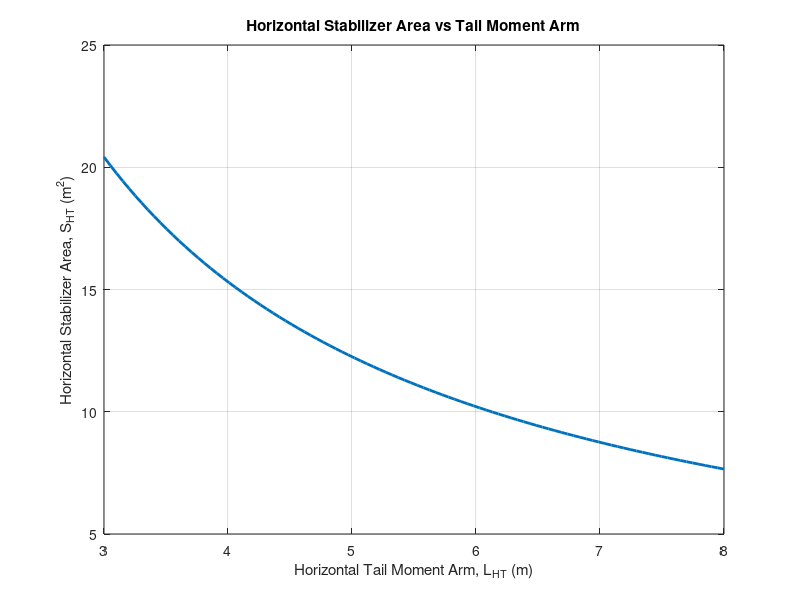
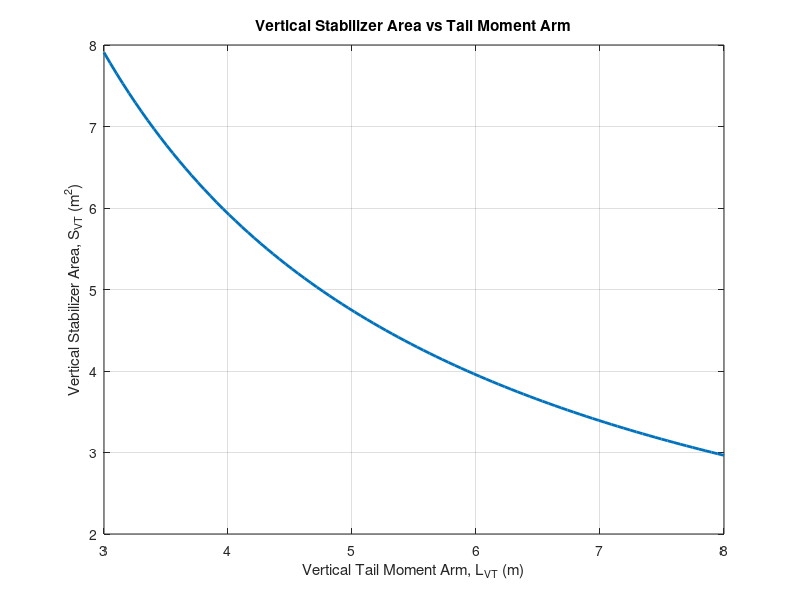
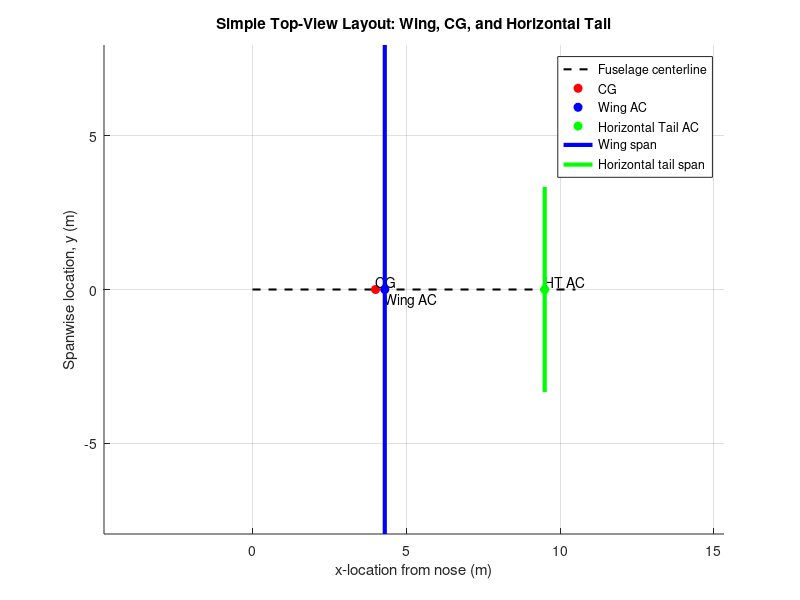

Reproduce these figures in MATLAB, in order.
%% Stability and Control Tail Sizing
% Objective:
% Size the horizontal and vertical stabilizers using the tail volume
% coefficient method.
%
% Given:
% Wing area, S = 36.8 m^2
% Wing span, b = 15.2 m
% Aircraft CG is approximately 4 m from the nose
%
% Method:
% Horizontal Tail Volume Coefficient:
%   C_HT = (S_HT * L_HT) / (S_wing * c_bar)
%
% Vertical Tail Volume Coefficient:
%   C_VT = (S_VT * L_VT) / (S_wing * b)
%
% Rearranged:
%   S_HT = (C_HT * S_wing * c_bar) / L_HT
%   S_VT = (C_VT * S_wing * b) / L_VT
%
% Assumptions:
% 1. Aircraft has a conventional tail.
% 2. Tail aerodynamic centers are assumed to be at the quarter-chord
%    points of the horizontal and vertical stabilizers.
% 3. Wing aerodynamic center is assumed to be at the quarter-chord of
%    the mean aerodynamic chord.
% 4. Tail moment arms are measured from aircraft CG to tail aerodynamic
%    centers.
% 5. Tail volume coefficients are initial sizing estimates and should be
%    refined later with static margin, trim, elevator/rudder authority,
%    and dynamic stability checks.
% 6. All dimensions are in SI units.

clc; clear; close all

%% Given Wing Geometry

S_wing = 37.3;      % Wing reference area, m^2
b_wing = 15.9;      % Wing span, m

AR_wing = b_wing^2 / S_wing;     % Wing aspect ratio
c_bar = S_wing / b_wing;         % Approximate mean aerodynamic chord, m

fprintf('Wing Geometry:\n')
fprintf('Wing area, S = %.2f m^2\n', S_wing)
fprintf('Wing span, b = %.2f m\n', b_wing)
fprintf('Wing aspect ratio, AR = %.2f\n', AR_wing)
fprintf('Mean aerodynamic chord, c_bar = %.2f m\n\n', c_bar)

%% Longitudinal Locations

x_nose = 0;             % Nose reference location, m
x_CG = 4.0;             % CG location from nose, m

% Assumed aircraft geometry
% Change these once CAD or layout dimensions are known
x_wing_AC = 4.3;        % Wing aerodynamic center from nose, m
x_HT_AC = 9.5;          % Horizontal tail aerodynamic center from nose, m
x_VT_AC = 9.3;          % Vertical tail aerodynamic center from nose, m

% Moment arms from CG to aerodynamic centers
l_wing_to_CG = x_CG - x_wing_AC;     % Positive if CG is aft of wing AC
L_HT = x_HT_AC - x_CG;               % Horizontal tail moment arm, m
L_VT = x_VT_AC - x_CG;               % Vertical tail moment arm, m

fprintf('Longitudinal Locations:\n')
fprintf('CG location from nose = %.2f m\n', x_CG)
fprintf('Wing AC location from nose = %.2f m\n', x_wing_AC)
fprintf('Horizontal tail AC location from nose = %.2f m\n', x_HT_AC)
fprintf('Vertical tail AC location from nose = %.2f m\n', x_VT_AC)
fprintf('Wing AC to CG distance = %.2f m\n', l_wing_to_CG)
fprintf('Horizontal tail moment arm, L_HT = %.2f m\n', L_HT)
fprintf('Vertical tail moment arm, L_VT = %.2f m\n\n', L_VT)

%% Tail Volume Coefficients

% Typical initial values from conceptual aircraft design methods.
% These should be changed depending on aircraft type.
%
% C_HT typical range:
%   Sailplane: ~0.5
%   General aviation: ~0.7
%   Jet transport: ~1.0
%
% C_VT typical range:
%   General aviation: ~0.04
%   Jet transport: ~0.08
%   Fighter: ~0.09

C_HT = 0.70;        % Horizontal tail volume coefficient
C_VT = 0.04;        % Vertical tail volume coefficient

fprintf('Tail Volume Coefficients:\n')
fprintf('Horizontal tail volume coefficient, C_HT = %.3f\n', C_HT)
fprintf('Vertical tail volume coefficient, C_VT = %.3f\n\n', C_VT)

%% Tail Area Sizing

S_HT = (C_HT * S_wing * c_bar) / L_HT;       % Horizontal tail area, m^2
S_VT = (C_VT * S_wing * b_wing) / L_VT;      % Vertical tail area, m^2

fprintf('Initial Tail Sizing Results:\n')
fprintf('Horizontal stabilizer area, S_HT = %.2f m^2\n', S_HT)
fprintf('Vertical stabilizer area, S_VT = %.2f m^2\n\n', S_VT)

fprintf('Area Ratios:\n')
fprintf('S_HT / S_wing = %.3f\n', S_HT / S_wing)
fprintf('S_VT / S_wing = %.3f\n\n', S_VT / S_wing)

%% Tail Planform Assumptions

% Horizontal stabilizer assumptions
AR_HT = 4.0;           % Horizontal tail aspect ratio
lambda_HT = 0.45;      % Horizontal tail taper ratio
sweep_HT_deg = 5;      % Horizontal tail quarter-chord sweep, deg

% Vertical stabilizer assumptions
AR_VT = 1.6;           % Vertical tail aspect ratio
lambda_VT = 0.50;      % Vertical tail taper ratio
sweep_VT_deg = 25;     % Vertical tail quarter-chord sweep, deg

%% Horizontal Tail Planform

b_HT = sqrt(AR_HT * S_HT);                         % Horizontal tail span, m
c_root_HT = 2 * S_HT / (b_HT * (1 + lambda_HT));   % Root chord, m
c_tip_HT = lambda_HT * c_root_HT;                  % Tip chord, m
MAC_HT = (2/3) * c_root_HT * ...
    ((1 + lambda_HT + lambda_HT^2) / (1 + lambda_HT));

fprintf('Horizontal Tail Planform:\n')
fprintf('Horizontal tail aspect ratio, AR_HT = %.2f\n', AR_HT)
fprintf('Horizontal tail span, b_HT = %.2f m\n', b_HT)
fprintf('Horizontal tail root chord = %.2f m\n', c_root_HT)
fprintf('Horizontal tail tip chord = %.2f m\n', c_tip_HT)
fprintf('Horizontal tail MAC = %.2f m\n', MAC_HT)
fprintf('Horizontal tail sweep = %.2f deg\n\n', sweep_HT_deg)

%% Vertical Tail Planform

% For vertical tail:
% AR_VT = h_VT^2 / S_VT
% where h_VT is vertical tail height.

h_VT = sqrt(AR_VT * S_VT);                         % Vertical tail height, m
c_root_VT = 2 * S_VT / (h_VT * (1 + lambda_VT));   % Root chord, m
c_tip_VT = lambda_VT * c_root_VT;                  % Tip chord, m
MAC_VT = (2/3) * c_root_VT * ...
    ((1 + lambda_VT + lambda_VT^2) / (1 + lambda_VT));

fprintf('Vertical Tail Planform:\n')
fprintf('Vertical tail aspect ratio, AR_VT = %.2f\n', AR_VT)
fprintf('Vertical tail height, h_VT = %.2f m\n', h_VT)
fprintf('Vertical tail root chord = %.2f m\n', c_root_VT)
fprintf('Vertical tail tip chord = %.2f m\n', c_tip_VT)
fprintf('Vertical tail MAC = %.2f m\n', MAC_VT)
fprintf('Vertical tail sweep = %.2f deg\n\n', sweep_VT_deg)

%% Static Margin Estimate

% This is a simple placeholder estimate.
% A real static margin calculation requires lift curve slopes,
% downwash gradient, tail efficiency, and exact CG/AC locations.

static_margin_target = 0.10;       % 10 percent MAC, typical starting target
SM_m = static_margin_target * c_bar;

x_NP_target = x_CG + SM_m;         % Desired neutral point location

fprintf('Simple Static Margin Target:\n')
fprintf('Target static margin = %.1f percent MAC\n', static_margin_target * 100)
fprintf('Target static margin distance = %.2f m\n', SM_m)
fprintf('Approximate target neutral point location = %.2f m from nose\n\n', x_NP_target)

%% Elevator and Rudder Initial Sizing

% Typical initial control surface ratios.
% These should be refined using trim and control authority analysis.

elevator_chord_ratio = 0.30;       % Elevator chord / horizontal tail chord
rudder_chord_ratio = 0.35;         % Rudder chord / vertical tail chord

S_elevator = elevator_chord_ratio * S_HT;
S_rudder = rudder_chord_ratio * S_VT;

fprintf('Initial Control Surface Sizing:\n')
fprintf('Elevator area estimate = %.2f m^2\n', S_elevator)
fprintf('Rudder area estimate = %.2f m^2\n\n', S_rudder)

%% Plot Tail Size Sensitivity to Tail Arm

L_HT_range = linspace(3.0, 8.0, 100);
L_VT_range = linspace(3.0, 8.0, 100);

S_HT_range = (C_HT * S_wing * c_bar) ./ L_HT_range;
S_VT_range = (C_VT * S_wing * b_wing) ./ L_VT_range;

figure
plot(L_HT_range, S_HT_range, 'LineWidth', 2)
grid on
xlabel('Horizontal Tail Moment Arm, L_{HT} (m)')
ylabel('Horizontal Stabilizer Area, S_{HT} (m^2)')
title('Horizontal Stabilizer Area vs Tail Moment Arm')

figure
plot(L_VT_range, S_VT_range, 'LineWidth', 2)
grid on
xlabel('Vertical Tail Moment Arm, L_{VT} (m)')
ylabel('Vertical Stabilizer Area, S_{VT} (m^2)')
title('Vertical Stabilizer Area vs Tail Moment Arm')

%% Simple Top-View Tail Layout Plot

figure
hold on
grid on
axis equal

% Fuselage centerline
plot([0, 10.5], [0, 0], 'k--', 'LineWidth', 1.5)

% CG
plot(x_CG, 0, 'ro', 'MarkerFaceColor', 'r')
text(x_CG, 0.25, 'CG')

% Wing AC
plot(x_wing_AC, 0, 'bo', 'MarkerFaceColor', 'b')
text(x_wing_AC, -0.35, 'Wing AC')

% Horizontal tail AC
plot(x_HT_AC, 0, 'go', 'MarkerFaceColor', 'g')
text(x_HT_AC, 0.25, 'HT AC')

% Approximate wing
wing_y = [-b_wing/2, b_wing/2];
plot([x_wing_AC, x_wing_AC], wing_y, 'b', 'LineWidth', 3)

% Approximate horizontal tail
HT_y = [-b_HT/2, b_HT/2];
plot([x_HT_AC, x_HT_AC], HT_y, 'g', 'LineWidth', 3)

xlabel('x-location from nose (m)')
ylabel('Spanwise location, y (m)')
title('Simple Top-View Layout: Wing, CG, and Horizontal Tail')
legend('Fuselage centerline', 'CG', 'Wing AC', 'Horizontal Tail AC', ...
    'Wing span', 'Horizontal tail span', 'Location', 'best')

%% Summary

fprintf('SUMMARY:\n')
fprintf('Using S = %.2f m^2 and b = %.2f m:\n', S_wing, b_wing)
fprintf('Required horizontal stabilizer area = %.2f m^2\n', S_HT)
fprintf('Required vertical stabilizer area = %.2f m^2\n', S_VT)
fprintf('Horizontal tail span estimate = %.2f m\n', b_HT)
fprintf('Vertical tail height estimate = %.2f m\n', h_VT)
fprintf('Distance from wing AC to CG = %.2f m\n', l_wing_to_CG)
fprintf('Distance from CG to horizontal tail AC = %.2f m\n', L_HT)
fprintf('Distance from CG to vertical tail AC = %.2f m\n', L_VT)
